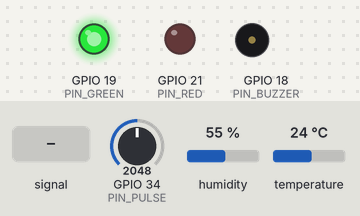
This sketch was run on a simulated ESP32. On the bench: output pins drawn as LEDs (lit = HIGH), buzzer (waves = sounding). Inputs (shaded band) come from the test bench; at power-on: GPIO 34 (PIN_PULSE) = 2048, humidity 55 %, temperature 24 °C. WiFi joins after 1.5 s; servers stay silent unless stated; no MQTT or app messages arrive unless stated; what the sketch prints to the serial monitor is not drawn.

Above: at 2.7 s.
2.8 s: GPIO 34 (PIN_PULSE) fed a 200 Hz sine of ±1023 counts around its level
At 4.6 s:
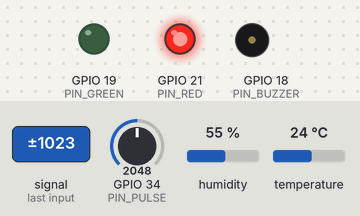
8.8 s: GPIO 34 (PIN_PULSE) set to 1960
At 9.5 s:
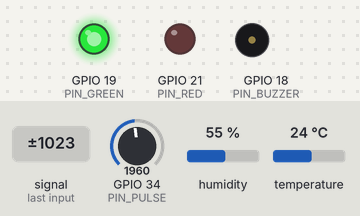
11.5 s: GPIO 34 (PIN_PULSE) set to 2797
14.2 s: GPIO 34 (PIN_PULSE) set to 2914
At 17.4 s:
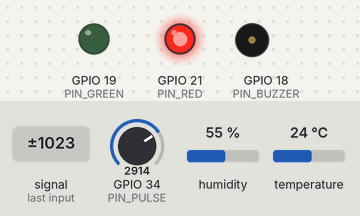
20.2 s: GPIO 34 (PIN_PULSE) set to 2866
At 21.6 s:
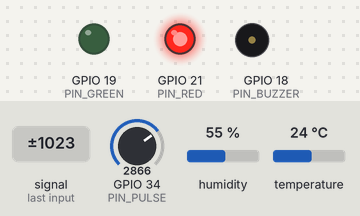
Timing chart, 0 to 23.5 s (numbered marks = the images above; inputs shaded):
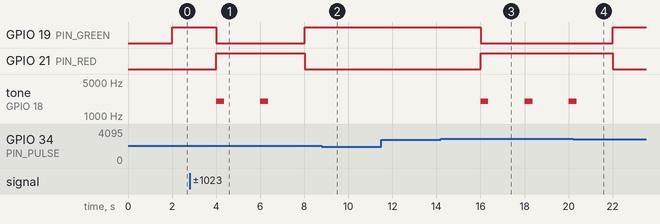

Measured:
- the behaviour switches between 2866 and 2867 on GPIO 34 (PIN_PULSE) (found by bisection; images 2 and 3)
- after the input at 2.8 s, GPIO 19 (PIN_GREEN): HIGH → LOW after 1.2 s, → HIGH 4.0 s later; GPIO 21 (PIN_RED): LOW → HIGH after 1.2 s, → LOW 4.0 s later; tone on GPIO 18 (PIN_BUZZER): alternates 2000 Hz for 0.35 s and silent for 1.7 s, starting after 1.2 s
- after the input at 8.8 s, GPIO 19 (PIN_GREEN): stays HIGH (without the input it goes to LOW after 1.2 s); GPIO 21 (PIN_RED): stays LOW (without the input it goes to HIGH after 1.2 s); tone on GPIO 18 (PIN_BUZZER): stays silent (without the input it goes to 2000 Hz after 1.2 s)
- after the input at 11.5 s, every drawn part: stays the same
- after the input at 14.2 s, GPIO 19 (PIN_GREEN): HIGH → LOW after 1.8 s; GPIO 21 (PIN_RED): LOW → HIGH after 1.8 s; tone on GPIO 18 (PIN_BUZZER): alternates 2000 Hz for 0.35 s and silent for 1.7 s, starting after 1.8 s
- after the input at 20.2 s, GPIO 19 (PIN_GREEN): LOW → HIGH after 1.8 s; GPIO 21 (PIN_RED): HIGH → LOW after 1.8 s; tone on GPIO 18 (PIN_BUZZER): goes on until 20.4 s, then stays silent

The sketch:

sketch.ino
```cpp
#include <WiFi.h>
#include <PubSubClient.h>
#include <DHTesp.h>

const int PIN_DHT=15, PIN_PULSE=34, PIN_BUZZER=18, PIN_GREEN=19, PIN_RED=21;
const char* MQTT_HOST="broker.hivemq.com";
const char* MQTT_TOPIC="demo/smartvest/engineering2026/telemetry";
WiFiClient net;
PubSubClient mqtt(net);
DHTesp dht;
unsigned long lastPublish=0;


void reconnectMQTT() {
  if (mqtt.connected()) return;

  Serial.print("Connexion MQTT... ");

  String clientId = "smartvest-demo-" +
                    String((uint32_t)ESP.getEfuseMac(), HEX);

  if (mqtt.connect(clientId.c_str())) {
    Serial.println("MQTT CONNECTE !");
  } else {
    Serial.print("ECHEC MQTT, code = ");
    Serial.println(mqtt.state());
  }
}

void setup(){
  Serial.begin(115200);
  pinMode(PIN_BUZZER,OUTPUT);pinMode(PIN_GREEN,OUTPUT);pinMode(PIN_RED,OUTPUT);
  dht.setup(PIN_DHT,DHTesp::DHT22);
  WiFi.begin("Wokwi-GUEST","",6);
  Serial.print("WiFi");
  unsigned long start=millis();
  while(WiFi.status()!=WL_CONNECTED && millis()-start<12000){delay(250);Serial.print(".");}
  Serial.println();
  mqtt.setServer(MQTT_HOST,1883);
}
void loop(){
  mqtt.loop();
  if(millis()-lastPublish<2000)return;
  lastPublish=millis();
  TempAndHumidity th=dht.getTempAndHumidity();
  int raw=analogRead(PIN_PULSE);
  int bpm=map(raw,0,4095,50,180); // SIMULATION, not real BPM measurement
  bool valid=!isnan(th.temperature);
  bool alert=(bpm>140)||(valid&&(th.temperature<10||th.temperature>35));
  digitalWrite(PIN_RED,alert);digitalWrite(PIN_GREEN,!alert);
  if(alert)tone(PIN_BUZZER,2000,350);else noTone(PIN_BUZZER);
  String payload="{\"bpm_simule\":"+String(bpm)+",\"temperature_ambiante\":"+(valid?String(th.temperature,1):"null")+",\"alerte\":"+(alert?"true":"false")+"}";
  Serial.println(payload);

if (WiFi.status() == WL_CONNECTED) {
  reconnectMQTT();

  if (mqtt.connected()) {
    bool sent = mqtt.publish(MQTT_TOPIC, payload.c_str());

    if (sent) {
      Serial.println("MQTT: PUBLICATION OK");
    } else {
      Serial.println("MQTT: ECHEC PUBLICATION");
    }
  } else {
    Serial.println("MQTT: NON CONNECTE");
  }
} else {
  Serial.println("WiFi: NON CONNECTE");
}
}
```
